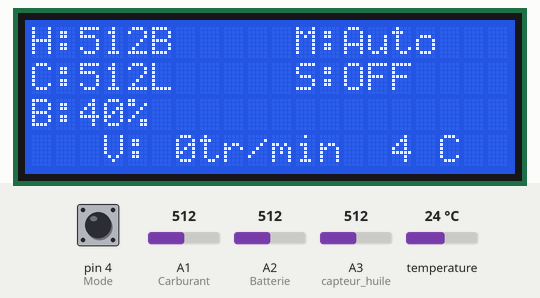
Simulated run of this sketch. Board: Arduino Uno, built with avr-gcc and run on an emulated ATmega328P. On the bench: 20×4 character LCD. The inputs (shaded band) are chosen by the test bench; at power-on: temperature 24 °C, A1 (Carburant) = 512, A3 (capteur_huile) = 512, pin 4 (Mode) LOW, A2 (Batterie) = 512.

Above: at 1.2 s.
1.3 s: temperature set to 1 °C
At 4.3 s:
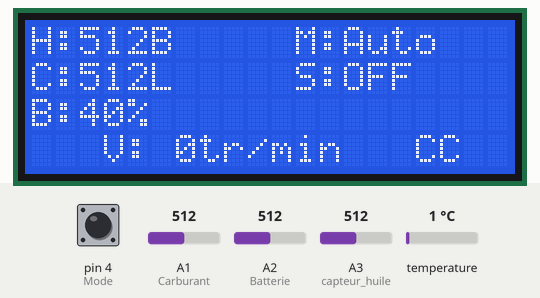
5.4 s: A1 (Carburant) set to 106
At 6.9 s:
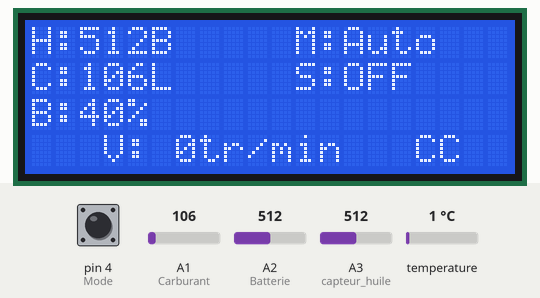
7.4 s: A1 (Carburant) set to 92
At 9.7 s:
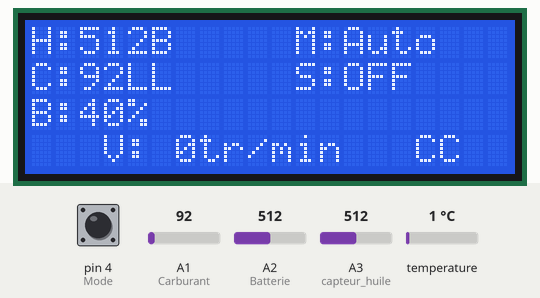
10.3 s: A3 (capteur_huile) set to 106
At 12.6 s:
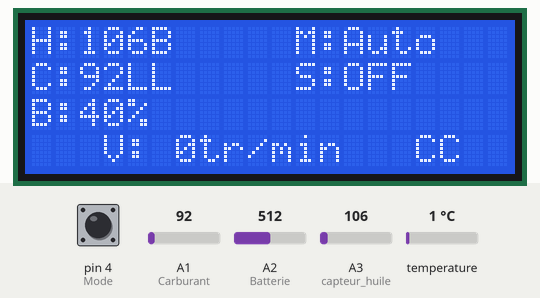
13.2 s: A3 (capteur_huile) set to 89
At 15.4 s:
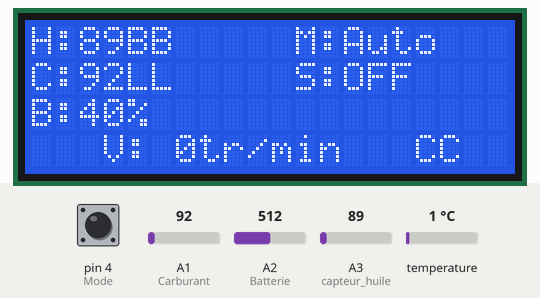
16.1 s: pin 4 (Mode) pulled HIGH for 1.7 s
At 18.4 s:
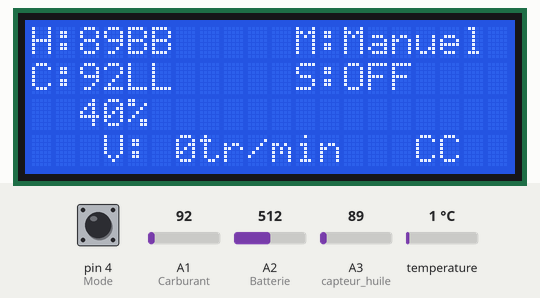
Timing chart, 0 to 19.9 s (numbered marks = the images above; inputs shaded):
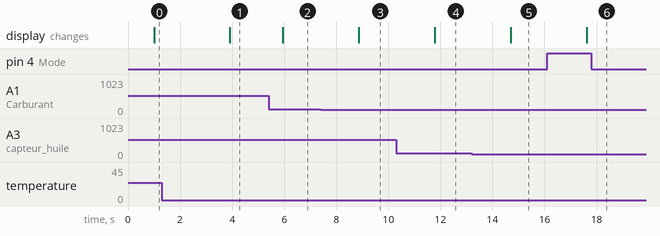

The sketch:

code_complet.ino
```cpp
#include <OneWire.h>
#include <DallasTemperature.h>
#include <Wire.h>
#include <LiquidCrystal_I2C.h>
#include <SoftwareSerial.h> // Inclure la bibliothèque SoftwareSerial

LiquidCrystal_I2C lcd(0x27, 20, 4); // Adresse I2C de l'afficheur LCD 20x4
#define capteur_huile A3
#define Mode 4
#define Carburant A1
#define Batterie A2
#define STEG 3
#define Vitesse 8
#define ONE_WIRE_BUS 10
#define alarme 2

OneWire oneWire(ONE_WIRE_BUS);
DallasTemperature sensors(&oneWire);
SoftwareSerial espSerial(2, 3); // RX, TX

const byte PulsesPerRevolution = 2;
const unsigned long ZeroTimeout = 100000;
const byte numReadings = 2;

volatile unsigned long LastTimeWeMeasured;
volatile unsigned long PeriodBetweenPulses = ZeroTimeout + 1000;
volatile unsigned long PeriodAverage = ZeroTimeout + 1000;
unsigned long FrequencyRaw;
unsigned long FrequencyReal;
unsigned long RPM;
unsigned int PulseCounter = 1;
unsigned long PeriodSum;

unsigned long LastTimeCycleMeasure = LastTimeWeMeasured;
unsigned long CurrentMicros = micros();
unsigned int AmountOfReadings = 1;
unsigned int ZeroDebouncingExtra;
unsigned long readings[numReadings];
unsigned long readIndex;
unsigned long total;
unsigned long average;

// Variables globales
int P;
int C;
int pourcentage;
int temp;

void setup() {
  pinMode(Mode, INPUT);
  pinMode(STEG, INPUT);
  pinMode(Vitesse, INPUT);
  sensors.begin();

  lcd.init(); // Initialiser l'afficheur LCD
  lcd.backlight(); // Activer le rétroéclairage (si disponible)

  Serial.begin(9600); // Initialiser la communication série pour le monitorage

  espSerial.begin(115200); // Initialiser la communication série avec l'ESP32

  attachInterrupt(digitalPinToInterrupt(Vitesse), Pulse_Event, RISING);
}

void loop() {
  // huile
  P = analogRead(capteur_huile);
  lcd.setCursor(0, 0); // Positionner le curseur à la première ligne
  lcd.print("H:");
  lcd.print(P);
  lcd.print("B");

  // carburant
  C = analogRead(Carburant);
  lcd.setCursor(0, 1); // Positionner le curseur à la deuxième ligne
  lcd.print("C:");
  lcd.print(C);
  lcd.print("L");

  // batterie
  int B = analogRead(Batterie);
 int voltage = (5.0 * B) / 1023.0;
  pourcentage = (voltage / 5.0) * 100;
  lcd.setCursor(0, 2); // Positionner le curseur à la troisième ligne
  lcd.print("B:");
  lcd.print(pourcentage);
  lcd.print("% ");

  // Mode de fonctionnement
  if (digitalRead(Mode) == HIGH) {
    lcd.setCursor(11, 0); // Positionner le curseur à la première ligne
    lcd.print("M:Manuel   "); // Afficher "Mode: Manuel"
  } else {
    lcd.setCursor(11, 0); // Positionner le curseur à la première ligne
    lcd.print("M:Auto "); // Afficher "Mode: Auto"
  }


   // température
  sensors.requestTemperatures();
  delay(100);
  temp = sensors.getTempCByIndex(0);
  lcd.setCursor(11, 3);
  lcd.print("T: ");
  lcd.print(temp);
  lcd.print(" C");

  if (P < 2 || C < 50 || B < 25 || temp > 90) {
    digitalWrite(alarme, HIGH); // Activer l'alarme en mettant la broche à HIGH
  } else {
    digitalWrite(alarme, LOW); // Désactiver l'alarme en mettant la broche à LOW si les conditions ne sont pas remplies
  }

    //vitesse
  LastTimeCycleMeasure = LastTimeWeMeasured;
  CurrentMicros = micros();
  if (CurrentMicros < LastTimeCycleMeasure) {
    LastTimeCycleMeasure = CurrentMicros;
  }
  FrequencyRaw = 10000000000 / PeriodAverage;
  if (PeriodBetweenPulses > ZeroTimeout - ZeroDebouncingExtra || CurrentMicros - LastTimeCycleMeasure > ZeroTimeout - ZeroDebouncingExtra) {
    FrequencyRaw = 0;  // Set frequency as 0.
    ZeroDebouncingExtra = 2000;
  } else {
    ZeroDebouncingExtra = 0;
  }
  FrequencyReal = FrequencyRaw / 10000;

  RPM = FrequencyRaw / PulsesPerRevolution * 60;
  RPM = RPM / 10000;
  total = total - readings[readIndex];
  readings[readIndex] = RPM;
  total = total + readings[readIndex];
  readIndex = readIndex + 1;

  if (readIndex >= numReadings) {
    readIndex = 0;
  }
  average = total / numReadings;

  lcd.setCursor(3, 3);
  lcd.print("V: ");
  lcd.print(RPM);
  lcd.print("tr/min  ");

  // STEG
  if (digitalRead(STEG) == HIGH) {
    lcd.setCursor(11, 1); // Positionner le curseur à la deuxième ligne
    lcd.print("S:ON ");
  } else {
    lcd.setCursor(11, 1); // Positionner le curseur à la deuxième ligne
    lcd.print("S:OFF ");
  }


  // Envoyer les données à l'ESP32 via Serial
  espSerial.print(P);
  espSerial.print(",");
  espSerial.print(C);
  espSerial.print(",");
  espSerial.print(pourcentage);
  espSerial.print(",");
  espSerial.print(digitalRead(Mode));
  espSerial.print(",");
  espSerial.print(temp);
  espSerial.print(",");
  espSerial.print(RPM);
  espSerial.print(",");
  espSerial.println(digitalRead(STEG));

  delay(2000); // Délai pour laisser le temps de lire l'écran
}

void Pulse_Event() {
  PeriodBetweenPulses = micros() - LastTimeWeMeasured;
  LastTimeWeMeasured = micros();
  if (PulseCounter >= AmountOfReadings)  {
    PeriodAverage = PeriodSum / AmountOfReadings;
    PulseCounter = 1;
    PeriodSum = PeriodBetweenPulses;

    int RemapedAmountOfReadings = map(PeriodBetweenPulses, 40000, 5000, 1, 10);
    RemapedAmountOfReadings = constrain(RemapedAmountOfReadings, 1, 10);
    AmountOfReadings = RemapedAmountOfReadings;
  } else {
    PulseCounter++;
    PeriodSum = PeriodSum + PeriodBetweenPulses;
  }
}
```

Measured:
- the behaviour switches between 100 and 99 on A1 (Carburant) (found by bisection; images 2 and 3)
- the behaviour switches between 100 and 99 on A3 (capteur_huile) (found by bisection; images 4 and 5)
- after the input at 1.3 s, the display: changes after 2.6 s (image 1)
- after the input at 5.4 s, the display: changes after 0.55 s (image 2)
- after the input at 7.4 s, the display: changes after 1.5 s (image 3)
- after the input at 10.3 s, the display: changes after 1.5 s (image 4)
- after the input at 13.2 s, the display: changes after 1.5 s (image 5)
- after the input at 16.1 s, the display: changes after 1.5 s (image 6)
